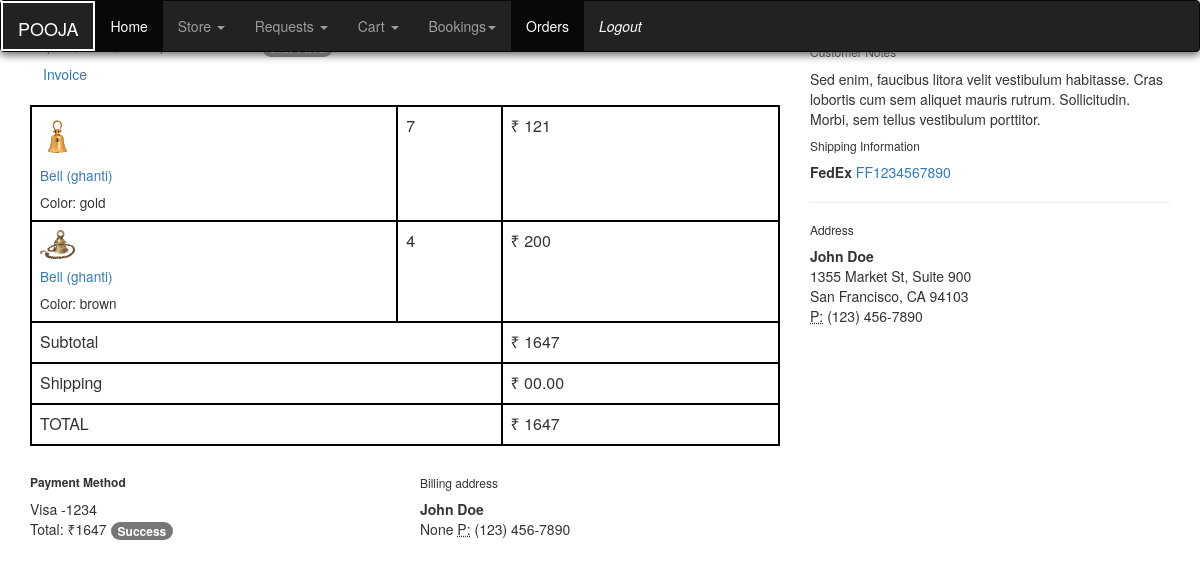
/customer/order_details/ORD00000000002, run on the app's committed database.
### customers/models.py (models this page shows)
class prod_and_amount(models.Model):
    product=models.ForeignKey(color_quantity,on_delete=models.CASCADE)
    price=models.IntegerField()
    quantity=models.IntegerField(default=1)

class product_orders(models.Model):
    order_id=models.CharField(max_length=20,unique=True)
    amount=models.IntegerField()
    date=models.DateTimeField(null=True)
    done_by=models.ForeignKey(app_users,on_delete=models.CASCADE)
    products_associated=models.ManyToManyField(prod_and_amount)
    address=models.ForeignKey(saved_Address,on_delete=models.SET_NULL,null=True,default=None)
    payment_choices = [
        ('Success', 'Success'),
        ('Failed', 'Failed'),
        ('Cancelled','Cancelled'),
        ('Waiting','Waiting')
    ]
    payment_status=models.CharField(max_length=20,choices=payment_choices,default='Waiting')

### main_app/models.py (models this page shows, shortened)
class color_quantity(models.Model):
    color=models.CharField(max_length=20)
    quantity=models.IntegerField()
    price=models.IntegerField(default=0)
    photo=models.ImageField(verbose_name="photo",upload_to='images',null=True)
    product=models.ForeignKey(pooja_products,related_name="product",on_delete=models.CASCADE)
    slug=models.SlugField(unique=True,null=True)

class pooja_products(models.Model):
    name=models.CharField(max_length=50)
    size=models.CharField(max_length=50)
    description=models.TextField()

### customers/views.py (the view)
# urls.py: path('order_details/<str:order_id>',views.view_order),
def view_order(request,order_id):
    user=app_users.objects.filter(email=request.user.username).first()
    cart_objs=product_cart.objects.filter(customer=user)
    if(len(cart_objs)>0):
        for obj in cart_objs:
            obj.delete()
    order=product_orders.objects.get(order_id=order_id)
    return render(request,'customers/order_details.html',{'order':order})

### templates/customers/order_details.html (shortened to what this page needs)
{% extends 'addons/customers/navigation.html'%}
    {% block mymessage %}
    <div class="container-fluid">
<div class="container">
  <div class="d-flex justify-content-between align-items-center py-3">
    <h2 class="h5 mb-0"><a href="#" class="text-muted"></a> Order #{{order.order_id}}</h2>
  </div>
  <div class="row">
    <div class="col-lg-8">
      <div class="card mb-4">
        <div class="card-body">
          <div class="mb-3 d-flex justify-content-between">
            <div>
              <span class="me-3">{{order.date}}</span>
              <span class="me-3">Visa -1234</span>
              <span class="badge rounded-pill bg-info">SHIPPING</span>
            </div>
            <div class="d-flex">
              <button class="btn btn-link p-0 me-3 d-none d-lg-block btn-icon-text"> <span class="text">Invoice</span></button>
              <div class="dropdown">
                <button class="btn btn-link p-0 text-muted" type="button" data-bs-toggle="dropdown">
                </button>
              </div>
            </div>
          </div>
          <table class="table table-borderless">
            <tbody>
            {% for prod in order.products_associated.all %}
              <tr>
                <td>
                  <div class="d-flex mb-2">
                    <div class="flex-shrink-0">
                      <img src="{{prod.product.photo.url}}" alt="" width="35" class="img-fluid">
                    </div>
                    <div class="flex-lg-grow-1 ms-3">
                      <h6 class="small mb-0"><a href="#" class="text-reset">{{prod.product.product.name}}</a></h6>
                      <span class="small">Color: {{prod.product.color}}</span>
                    </div>
                  </div>
                </td>
                <td>{{prod.quantity}}</td>
                <td class="text-end">₹ {{prod.price}}</td>
              </tr>
              {% endfor %}
            </tbody>
            <tfoot>
              <tr>
                <td colspan="2">Subtotal</td>
                <td class="text-end">₹ {{order.amount}}</td>
              </tr>
              <tr>
                <td colspan="2">Shipping</td>
                <td class="text-end">₹ 00.00</td>
              </tr>
              <tr class="fw-bold">
                <td colspan="2">TOTAL</td>
                <td class="text-end">₹ {{order.amount}}</td>
              </tr>
            </tfoot>
          </table>
        </div>
      </div>
      <div class="card mb-4">
        <div class="card-body">
          <div class="row">
            <div class="col-lg-6">
              <h3 class="h6"><b>Payment Method</b></h3>
              <p>Visa -1234 <br>
              Total: ₹{{order.amount}} <span class="badge bg-success rounded-pill">{{order.payment_status}}</span></p>
            </div>
            <div class="col-lg-6">
              <h3 class="h6">Billing address</h3>
              <address>
                <strong>John Doe</strong><br>
                {{order.address}}
                <abbr title="Phone">P:</abbr> (123) 456-7890
              </address>
            </div>
          </div>
        </div>
      </div>
    </div>
    <div class="col-lg-4">
      <div class="card mb-4">
        <div class="card-body">
          <h3 class="h6">Customer Notes</h3>
          <p>Sed enim, faucibus litora velit vestibulum habitasse. Cras lobortis cum sem aliquet mauris rutrum. Sollicitudin. Morbi, sem tellus vestibulum porttitor.</p>
        </div>
      </div>
      <div class="card mb-4">
        <div class="card-body">
          <h3 class="h6">Shipping Information</h3>
          <strong>FedEx</strong>
          <span><a href="#" class="text-decoration-underline" target="_blank">FF1234567890</a>  </span>
          <hr>
          <h3 class="h6">Address</h3>
          <address>
            <strong>John Doe</strong><br>
            1355 Market St, Suite 900<br>
            San Francisco, CA 94103<br>
            <abbr title="Phone">P:</abbr> (123) 456-7890
          </address>
        </div>
      </div>
    </div>
  </div>
</div>
  </div>
  {% endblock %}

### templates/addons/customers/navigation.html (style rules this page uses)
body { font-family: "Lato", sans-serif; background-repeat: no-repeat; background-size: cover; background-position: fixed; }

### templates/customers/order_details.html (style rules this page uses)
td { border:2px solid black; padding:15px; }
tr { border:2px solid black; }
table { border:2px solid black; padding:5px; width:100%; }

### data on the page
prod_and_amount: product.photo (picture), product.product.name "Bell (ghanti)", product.color "gold", quantity "7", price "121"
prod_and_amount: product.photo (picture), product.product.name "Bell (ghanti)", product.color "brown", quantity "4", price "200"
product_orders: amount "1647", payment_status "Success", address "None"
